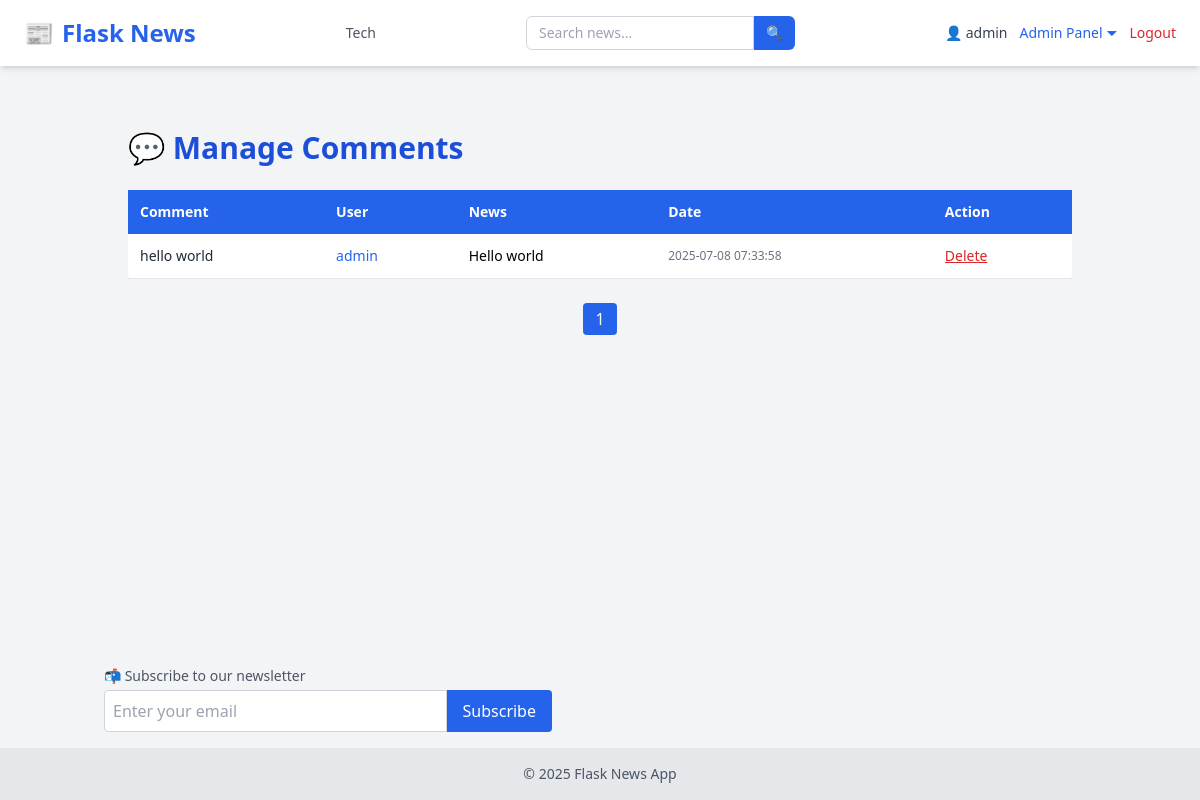
The app's page /admin/manage-comments (signed in), older data.
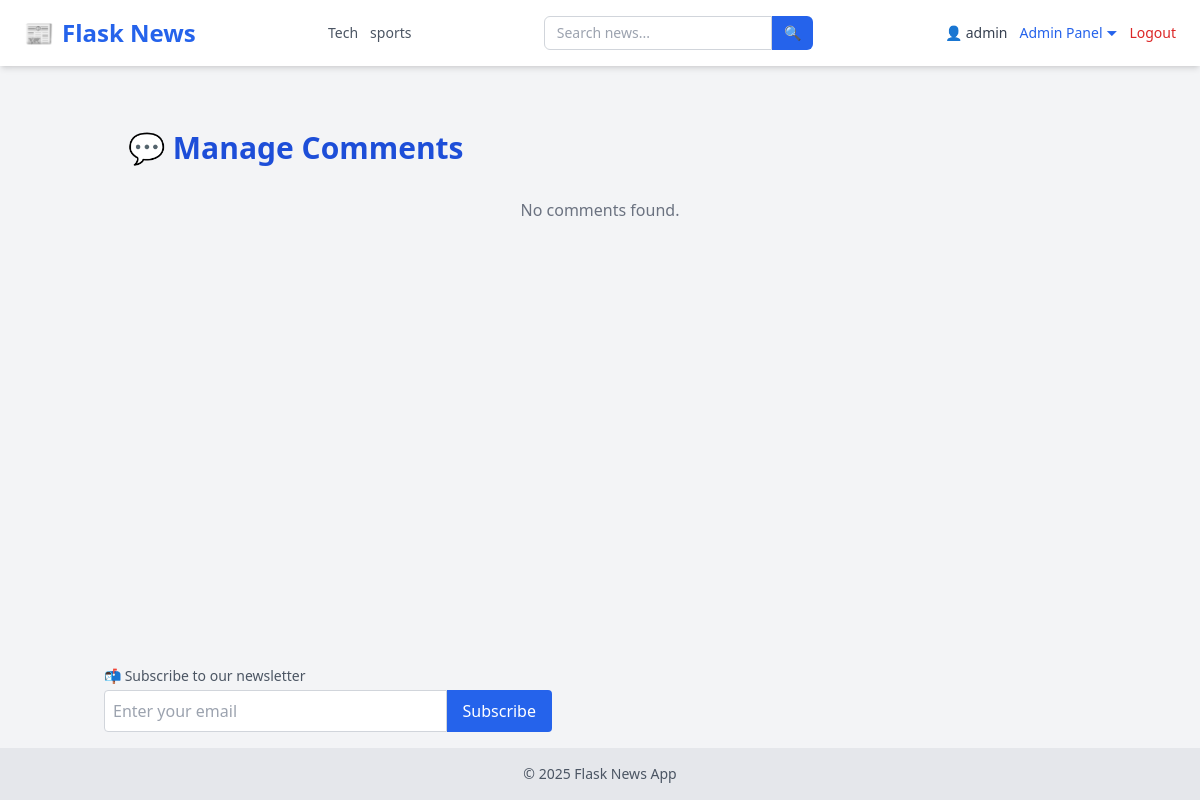
The same page, newer data.
### tables this page shows
CREATE TABLE categories (
            id INTEGER PRIMARY KEY AUTOINCREMENT,
            name TEXT UNIQUE NOT NULL
        );

CREATE TABLE comments (
            id INTEGER PRIMARY KEY AUTOINCREMENT,
            content TEXT,
            created_at TEXT,
            user_id INTEGER,
            news_id INTEGER,
            FOREIGN KEY(user_id) REFERENCES users(id),
            FOREIGN KEY(news_id) REFERENCES news(id)
        );

CREATE TABLE users (
            id INTEGER PRIMARY KEY AUTOINCREMENT,
            username TEXT NOT NULL,
            email TEXT UNIQUE NOT NULL,
            password TEXT NOT NULL,
            role TEXT DEFAULT 'user'
        );

CREATE TABLE news (
            id INTEGER PRIMARY KEY AUTOINCREMENT,
            title TEXT,
            content TEXT,
            image TEXT,
            author_id INTEGER,
            category_id INTEGER,
            view_count INTEGER DEFAULT 0,
            FOREIGN KEY(author_id) REFERENCES users(id),
            FOREIGN KEY(category_id) REFERENCES categories(id)
        );

### app/admin_routes.py (the view)
@admin.route('/admin/manage-comments')
@login_required
@admin_only
def manage_comments():
    page = int(request.args.get('page', 1))
    per_page = 10
    offset = (page - 1) * per_page
    conn = sqlite3.connect(current_app.config['DATABASE'])
    c = conn.cursor()
    c.execute("""
        SELECT comments.id, comments.content, comments.created_at, users.username, news.title
        FROM comments
        JOIN users ON comments.user_id = users.id
        JOIN news ON comments.news_id = news.id
        ORDER BY comments.created_at DESC
        LIMIT ? OFFSET ?
    """, (per_page, offset))
    comments = c.fetchall()
    c.execute("SELECT COUNT(*) FROM comments")
    total_comments = c.fetchone()[0]
    conn.close()
    total_pages = (total_comments + per_page - 1) // per_page
    return render_template(
        'admin/comments.html',
        comments=comments,
        page=page,
        total_pages=total_pages
    )

### app/__init__.py (called while the page is built)
def create_app():
    app = Flask(__name__, instance_relative_config=True)
    app.config.from_object('config.Config')
    from app.routes import main
    app.register_blueprint(main)
    from app.admin_routes import admin
    app.register_blueprint(admin)
    from app.user_routes import user
    app.register_blueprint(user)
    init_db(app)
    login_manager.init_app(app)
    @login_manager.user_loader
    def user_loader(user_id):
        return load_user(user_id)
    @app.context_processor
    def inject_now():
        return {'now': datetime.now}
    @app.context_processor
    def inject_categories():
        conn = sqlite3.connect(current_app.config['DATABASE'])
        c = conn.cursor()
        c.execute("SELECT id, name FROM categories ORDER BY name ASC")
        categories = c.fetchall()
        conn.close()
        return {'categories': categories}
    return app

### app/models.py (called while the page is built)
def load_user(user_id):
    conn = sqlite3.connect(current_app.config['DATABASE'])
    c = conn.cursor()
    c.execute("SELECT id, username,email, role FROM users WHERE id = ?", (user_id,))
    row = c.fetchone()
    conn.close()
    if row:
        return User(*row)
    return None

### app/templates/admin/comments.html (shortened to what this page needs)
{% extends "layout.html" %} {% block title %}Manage Comments{% endblock %} {%
block content %}
<div class="max-w-5xl mx-auto py-10 px-4">
  <h1 class="text-3xl font-bold text-blue-700 mb-6">💬 Manage Comments</h1>
  {% if comments %}
  <div class="overflow-x-auto">
    <table class="min-w-full bg-white shadow-md rounded text-sm">
      <thead class="bg-blue-600 text-white">
        <tr>
          <th class="p-3 text-left">Comment</th>
          <th class="p-3 text-left">User</th>
          <th class="p-3 text-left">News</th>
          <th class="p-3 text-left">Date</th>
          <th class="p-3 text-left">Action</th>
        </tr>
      </thead>
      <tbody>
        {% for c in comments %}
        <tr class="border-b hover:bg-gray-50 transition">
          <td class="p-3 text-gray-800 max-w-sm break-words">{{ c[1] }}</td>
          <td class="p-3 text-blue-600 font-medium">{{ c[3] }}</td>
          <td class="p-3">{{ c[4] }}</td>
          <td class="p-3 text-gray-500 text-xs whitespace-nowrap">
            {{ c[2] }}
          </td>
          <td class="p-3">
            <form
              method="POST"
              action="{{ url_for('admin.delete_comment', comment_id=c[0]) }}"
              onsubmit="return confirm('Are you sure you want to delete this comment?');"
            >
              <button class="text-red-600 text-sm underline hover:text-red-800">
                Delete
              </button>
            </form>
          </td>
        </tr>
        {% endfor %}
      </tbody>
    </table>
  </div>
  <div class="mt-6 flex justify-center flex-wrap gap-2">
     {% for p in range(1, total_pages + 1) %}
    <a
      href="{{ url_for('admin.manage_comments', page=p) }}"
      class="px-3 py-1 rounded {{ 'bg-blue-600 text-white' if p == page else 'bg-gray-200 hover:bg-gray-300' }}"
    >
      {{ p }}
    </a>
    {% endfor %}
  </div>
  {% else %}
  <p class="text-gray-500 text-center mt-8">No comments found.</p>
  {% endif %}
</div>
{% endblock %}

### app/templates/layout.html (shortened to what this page needs)
<!DOCTYPE html>
<html lang="en">
  <head>
    <script src="https://cdn.tailwindcss.com"></script>
    <link
      rel="stylesheet"
      href="https://cdnjs.cloudflare.com/ajax/libs/font-awesome/6.4.0/css/all.min.css"
    />
  </head>
  <body class="bg-gray-100 min-h-screen flex flex-col">
    <nav
      class="bg-white shadow-md px-6 py-4 flex flex-wrap md:flex-nowrap justify-between items-center"
    >
      <a
        href="/"
        class="text-2xl font-extrabold text-blue-600 flex items-center gap-2"
      >
        📰 <span>Flask News</span>
      </a>
      <div
        class="flex flex-wrap justify-center gap-3 mt-4 md:mt-0 md:ml-6 text-sm text-gray-600 font-medium"
      >
        {% for cat in categories %}
        <a
          href="{{ url_for('main.filter_by_category', name=cat[1]) }}"
          class="hover:text-blue-600 transition-colors"
        >
          {{ cat[1] }}
        </a>
        {% endfor %}
      </div>
      <form
        method="GET"
        action="{{ url_for('main.search') }}"
        class="flex mt-4 md:mt-0 md:ml-6"
      >
        <input
          type="text"
          name="q"
          placeholder="Search news..."
          required
          class="px-3 py-1.5 border rounded-l-md border-gray-300 focus:outline-none focus:ring focus:border-blue-500 text-sm"
        />
        <button
          type="submit"
          class="px-3 py-1.5 bg-blue-600 text-white rounded-r-md text-sm hover:bg-blue-700 transition-colors"
        >
          🔍
        </button>
      </form>
      <div
        class="flex items-center gap-3 mt-4 md:mt-0 md:ml-6 text-sm relative"
      >
        {% if current_user.is_authenticated %}
        <a href="{{ url_for('user.user_profile', email=current_user.email) }}"
          ><span class="text-gray-700">👤 {{ current_user.username }}</span></a
        >
        {% if current_user.role == 'admin' %}
        <div class="relative">
          <button
            id="adminDropdownToggle"
            class="text-blue-600 hover:underline focus:outline-none"
            onclick="toggleAdminDropdown()"
          >
            Admin Panel ⏷
          </button>
        </div>
        {% endif %}
        <a href="/logout" class="text-red-600 hover:underline">Logout</a>
        {% else %}
        <a href="/login" class="text-blue-600 hover:underline">Login</a>
        <a href="/register" class="text-blue-600 hover:underline">Register</a>
        {% endif %}
      </div>
    </nav>
    <main class="flex-grow container mx-auto p-6">
       {% block content %}{% endblock %}
    </main>
    <div class="container mx-auto mb-4 px-4">
      <form action="{{ url_for('user.subscribe') }}" method="POST" class="mt-4">
        <label class="block text-sm text-gray-600 mb-1"
          >📬 Subscribe to our newsletter</label
        >
        <div class="flex max-w-md">
          <input
            type="email"
            name="email"
            required
            placeholder="Enter your email"
            class="w-full p-2 rounded-l border border-gray-300"
          />
          <button type="submit" class="bg-blue-600 text-white px-4 rounded-r">
            Subscribe
          </button>
        </div>
      </form>
    </div>
    <footer class="bg-gray-200 text-center py-4 text-sm text-gray-600">
      &copy; {{ now().year }} Flask News App
    </footer>
  </body>
</html>

Row changes from the older to the newer data that the page shows:
removed comments: content "hello world", username "admin", title "Hello world", created_at "2025-07-08 07:33:58"
added categories: name "sports"
Text that changed along with them:
text no longer shown: "Comment User News Date Action"
text now shown: "No comments found."
list line gone: "1"
